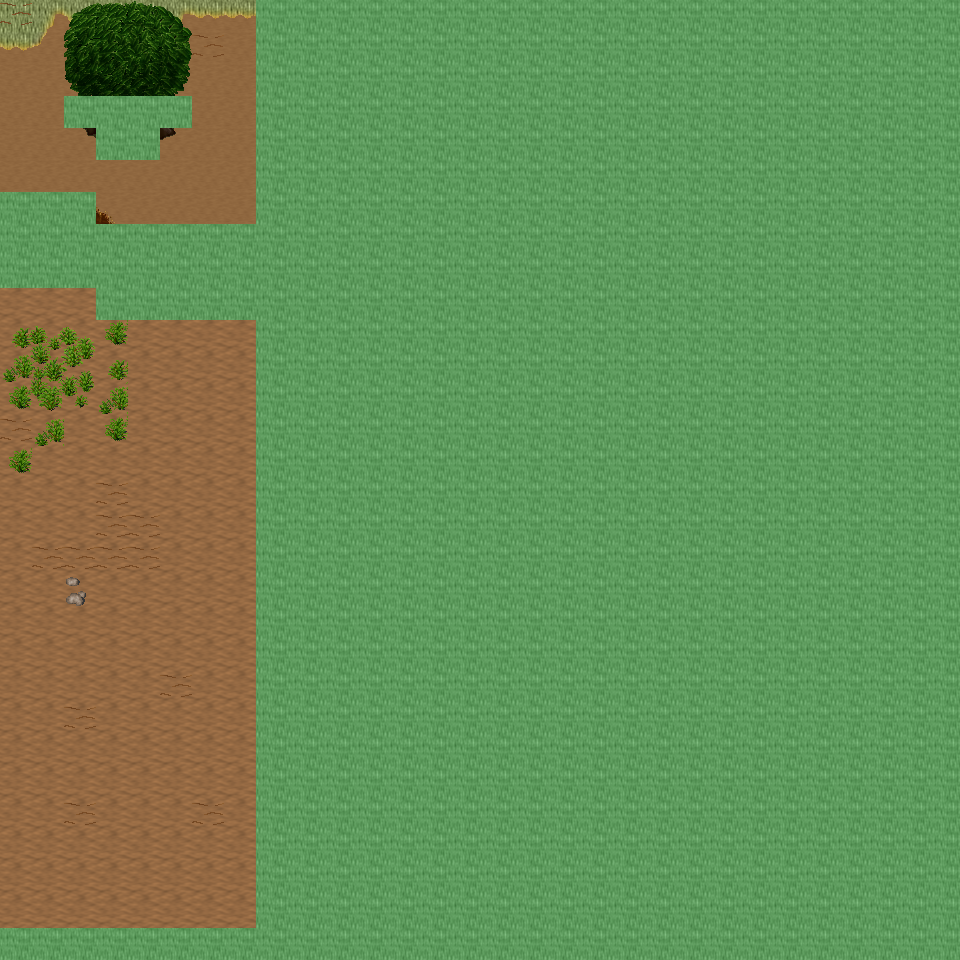

A level layout from a 2D game, rendered from its tile map. Below: a short description, then the map file with tile-grid data replaced by summaries:
An orthogonal 30x30 tile map with 32x32 px tiles, 6 tile layers (Ground, Object, Object2, Above, ...), 17 tilesets and 3 objects (3x mapchange).

<map version="1.0" orientation="orthogonal" renderorder="right-down" width="30" height="30" tilewidth="32" tileheight="32" nextobjectid="4">
  <tileset firstgid="1" name="tileset_ground_ground" tilewidth="32" tileheight="32" tilecount="33" columns="3">
    <image source="../drawable/tileset_ground_ground.png" width="96" height="352" />
  </tileset>
  <tileset firstgid="34" name="tileset_ground_ridge_earth_dark" tilewidth="32" tileheight="32" tilecount="96" columns="12">
    <image source="../drawable/tileset_ground_ridge_earth_dark.png" width="384" height="256" />
  </tileset>
  <tileset firstgid="130" name="tileset_ground_earth_edges" tilewidth="32" tileheight="32" tilecount="18" columns="6">
    <image source="../drawable/tileset_ground_earth_edges.png" width="192" height="96" />
  </tileset>
  <tileset firstgid="148" name="tileset_ground_rock_pebbles" tilewidth="32" tileheight="32" tilecount="3" columns="1">
    <image source="../drawable/tileset_ground_rock_pebbles.png" width="32" height="96" />
  </tileset>
  <tileset firstgid="151" name="tileset_item_statue_grey_stone" tilewidth="32" tileheight="32" tilecount="4" columns="2">
    <image source="../drawable/tileset_item_statue_grey_stone.png" width="64" height="64" />
  </tileset>
  <tileset firstgid="155" name="tileset_ground_square_patch" tilewidth="32" tileheight="32" tilecount="9" columns="3">
    <image source="../drawable/tileset_ground_square_patch.png" width="96" height="96" />
  </tileset>
  <tileset firstgid="164" name="tileset_ground_eye" tilewidth="32" tileheight="32" tilecount="9" columns="3">
    <image source="../drawable/tileset_ground_eye.png" width="96" height="96" />
  </tileset>
  <tileset firstgid="173" name="tileset_item_corpse_huge_animal" tilewidth="32" tileheight="32" tilecount="16" columns="2">
    <image source="../drawable/tileset_item_corpse_huge_animal.png" width="64" height="256" />
  </tileset>
  <tileset firstgid="189" name="tileset_logic_collision" tilewidth="32" tileheight="32" tilecount="1" columns="1">
    <image source="../drawable/tileset_logic_collision.png" width="32" height="32" />
  </tileset>
  <tileset firstgid="190" name="tileset_plant_tree_spruce" tilewidth="32" tileheight="32" tilecount="6" columns="2">
    <image source="../drawable/tileset_plant_tree_spruce.png" width="64" height="96" />
  </tileset>
  <tileset firstgid="196" name="tileset_plant_tree_evergreen" tilewidth="32" tileheight="32" tilecount="36" columns="3">
    <image source="../drawable/tileset_plant_tree_evergreen.png" width="96" height="384" />
  </tileset>
  <tileset firstgid="232" name="tileset_plant_bush_bushes" tilewidth="32" tileheight="32" tilecount="10" columns="5">
    <image source="../drawable/tileset_plant_bush_bushes.png" width="160" height="64" />
  </tileset>
  <tileset firstgid="242" name="tileset_plant_bush_bush_mult_colored" tilewidth="32" tileheight="32" tilecount="6" columns="3">
    <image source="../drawable/tileset_plant_bush_bush_mult_colored.png" width="96" height="64" />
  </tileset>
  <tileset firstgid="248" name="tileset_plant_stump_small_stump" tilewidth="32" tileheight="32" tilecount="4" columns="2">
    <image source="../drawable/tileset_plant_stump_small_stump.png" width="64" height="64" />
  </tileset>
  <tileset firstgid="252" name="tileset_plant_bush_large_green" tilewidth="32" tileheight="32" tilecount="9" columns="3">
    <image source="../drawable/tileset_plant_bush_large_green.png" width="96" height="96" />
  </tileset>
  <tileset firstgid="261" name="tileset_plant_tree_tree_darkgreen" tilewidth="32" tileheight="32" tilecount="88" columns="8">
    <image source="../drawable/tileset_plant_tree_tree_darkgreen.png" width="256" height="352" />
  </tileset>
  <tileset firstgid="349" name="tileset_ground_dry_grass" tilewidth="32" tileheight="32" tilecount="54" columns="9">
    <image source="../drawable/tileset_ground_dry_grass.png" width="288" height="192" />
  </tileset>
  <layer name="Ground" width="30" height="30">
    <data>[900 cells, 900 non-empty, 4 distinct tile ids]</data>
  </layer>
  <layer name="Object" width="30" height="30">
    <data>[900 cells, 150 non-empty, 32 distinct tile ids]</data>
  </layer>
  <layer name="Object2" width="30" height="30">
    <data>[900 cells, 25 non-empty, 14 distinct tile ids]</data>
  </layer>
  <layer name="Above" width="30" height="30">
    <data>[900 cells, 18 non-empty, 15 distinct tile ids]</data>
  </layer>
  <layer name="Above2" width="30" height="30">
    <data>[900 cells, 0 non-empty, 0 distinct tile ids]</data>
  </layer>
  <layer name="Walkable" width="30" height="30">
    <data>[900 cells, 698 non-empty, 1 distinct tile ids]</data>
  </layer>
  <objectgroup name="MapEvents">
    <object id="1" name="north" type="mapchange" x="0" y="0" width="256" height="32">
      <properties>
        <property name="map" value="0_ados_mountain_n2_w2_x3_y2" />
        <property name="place" value="south" />
      </properties>
    </object>
    <object id="2" name="west" type="mapchange" x="0" y="0" width="32" height="192">
      <properties>
        <property name="map" value="0_ados_mountain_n2_w2_x2_y3" />
        <property name="place" value="east" />
      </properties>
    </object>
    <object id="3" name="west2" type="mapchange" x="0" y="288" width="32" height="640">
      <properties>
        <property name="map" value="0_ados_mountain_n2_w2_x2_y3" />
        <property name="place" value="east2" />
      </properties>
    </object>
  </objectgroup>
</map>
